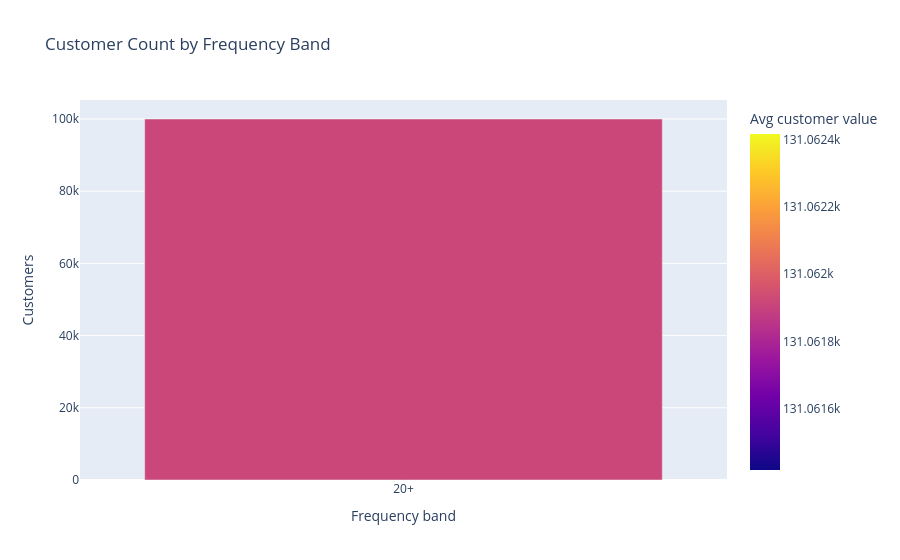

The code cell stored with this chart in its notebook:
### Code cell
rfm_bins = (
    customer_rfm
    .with_columns(
        pl.when(pl.col("frequency") >= 20).then(pl.lit("20+"))
        .when(pl.col("frequency") >= 10).then(pl.lit("10-19"))
        .when(pl.col("frequency") >= 5).then(pl.lit("5-9"))
        .otherwise(pl.lit("1-4"))
        .alias("frequency_band"),
    )
    .group_by("frequency_band")
    .agg(
        pl.len().alias("customers"),
        pl.col("monetary").sum().alias("sales"),
        pl.col("monetary").mean().alias("avg_customer_value"),
        pl.col("recency_days").median().alias("median_recency_days"),
    )
    .sort("frequency_band")
)

fig = px.bar(
    rfm_bins,
    x="frequency_band",
    y="customers",
    color="avg_customer_value",
    title="Customer Count by Frequency Band",
    labels={"frequency_band": "Frequency band", "customers": "Customers", "avg_customer_value": "Avg customer value"},
)
fig.show()

rfm_bins

### Figure 1 — Plotly figure (JSON) as saved in the notebook; plotly's stock layout.template omitted (floating-point values rounded to 4 significant figures)
{"data": [{"hovertemplate": "Frequency band=%{x}<br>Customers=%{y}<br>Avg customer value=%{marker.color}<extra></extra>", "legendgroup": "", "marker": {"color": [131100.0], "coloraxis": "coloraxis", "pattern": {"shape": ""}}, "name": "", "orientation": "v", "showlegend": false, "textposition": "auto", "type": "bar", "x": ["20+"], "xaxis": "x", "y": [99996], "yaxis": "y"}], "layout": {"barmode": "relative", "coloraxis": {"colorbar": {"title": {"text": "Avg customer value"}}, "colorscale": [[0, "#0d0887"], [0.1111, "#46039f"], [0.2222, "#7201a8"], [0.3333, "#9c179e"], [0.4444, "#bd3786"], [0.5556, "#d8576b"], [0.6667, "#ed7953"], [0.7778, "#fb9f3a"], [0.8889, "#fdca26"], [1, "#f0f921"]]}, "legend": {"tracegroupgap": 0}, "title": {"text": "Customer Count by Frequency Band"}, "xaxis": {"anchor": "y", "domain": [0, 1], "title": {"text": "Frequency band"}}, "yaxis": {"anchor": "x", "domain": [0, 1], "title": {"text": "Customers"}}}}
